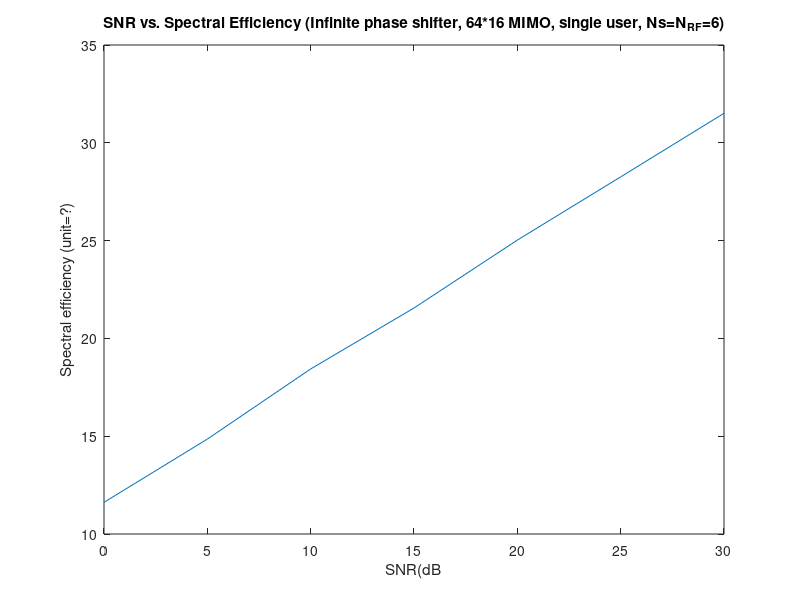
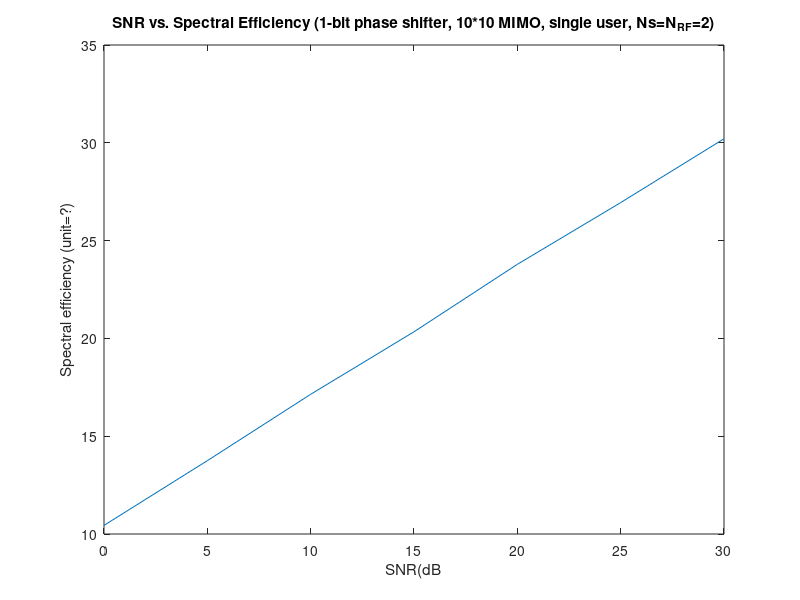

These figures' MATLAB source, in order:
clear;
%% Project 1
N=10; % Number of antennas of the base station | 64 | 10
M=10; % Number of antennas of each user | 16 | 10
K=1; % Number of users
d=2; % Number data streams required by each user | 6 | 2
Ns=K*d; % Number of total data streams
L=15; % Number of paths (paper suggests 15)
SNR=0:5:30;   % -10:2:6 | 0:5:30
tolerance=1e-6;
num_mc=100; %   Number of Monte Carlo trials
phase_list=[1 exp(1j*pi)];
P=10;    % TODO change values to see if any effect

% Complex channel
H=zeros(N,M);   % TODO N*M or M*N?

N_RF=Ns;    % Sec. IV assumes N_RF=Nt_RF=Nr_RF preserves generality
Nt_RF=N_RF;   % Number of transmit RF chains
Nr_RF=N_RF;   % Number of receive RF chains
% NOTE Nt_RF=Nr_RF=N_RF, the total number of RF chains is 2*N_RF which
% satisfies "if the number of RF chains is twice the total number of data streams, the
% hybrid beamforming structure can realize any fully digital beamformer exactly"

% Tx precoder and combiner
V_D=zeros(Nt_RF,Ns);    % (14)    
V_RF=zeros(N,Nt_RF);    % (11)
Vt=V_RF*V_D;
% Rx precoder and combiner
%W_RF=zeros(Ns,Nt_RF);
%W_D=zeros(Nt_RF,N);
%Wt=W_RF*W_D;


R_list=zeros(1,length(SNR));
R_quant_list=zeros(1,length(SNR));

for i_snr=1:length(SNR)
    
    SNR_lin=10^(SNR(i_snr)/10);
    sigma=sqrt(P/SNR_lin);
    R=0;
    R_quant=0;

    for i_mc=1:num_mc
        i_mc
        H=zeros(M,N);
        for l=1:L
            alpha=sqrt(1/2)*(randn(1,1)+1j*randn(1,1));
            phi_r=2*pi*randn(1,1);
            phi_t=2*pi*randn(1,1);
            a_r=transpose(exp(1j*pi*(0:M-1)*sin(phi_r))/sqrt(M));
            a_t=transpose(exp(1j*pi*(0:N-1)*sin(phi_t))/sqrt(N));
            H=H+alpha*a_r*a_t';
        end
        H=sqrt(N*M/L)*H;
        F1=H'*H;
        
        
        %% Part 1: IV.B RF Precoder Design for N_RF=Ns

        % Necessary parameters
        V_RF=ones(N,N_RF);
        V_RF_quant=ones(N,N_RF);

        % Translating algorithm 1 to design V_RF
        not_converge_inf=1;
        not_converge_1bit=1;

        % Convergence loop for infinite phase shifter
        while not_converge_inf
            for j=1:N_RF
                V_RF_noj=V_RF;
                V_RF_noj(:,j)=[];
                C_j=eye(Nr_RF-1,Nr_RF-1)+(SNR_lin/N/N_RF)*V_RF_noj'*F1*V_RF_noj;
                G_j=(SNR_lin/N/N_RF)*F1-(SNR_lin/N/N_RF)^2*F1*V_RF_noj*pinv(C_j)*V_RF_noj'*F1;
                for i=1:N
                    eta_ij=0;
                    for l=1:N
                        if l~=i
                            eta_ij=eta_ij+G_j(i,l)*V_RF(l,j);
                        end
                    end
                    % Infinite phase shifter
                    if eta_ij==0
                        V_RF(i,j)=1;
                    else
                        V_RF(i,j)=eta_ij/abs(eta_ij);
                    end
                end
            end
            % Check convergence
            if abs(abs(V_RF).^2-ones(N,Nr_RF)) < tolerance*ones(N,Nr_RF) 
                not_converge_inf=0;
            end
        end
        
        % Convergence loop for 1-bit phase shifter
        while not_converge_1bit 
            for j=1:N_RF
                V_RF_noj=V_RF;
                V_RF_noj(:,j)=[];
                C_j=eye(Nr_RF-1,Nr_RF-1)+(SNR_lin/N/N_RF)*V_RF_noj'*F1*V_RF_noj;
                G_j=(SNR_lin/N/N_RF)*F1-(SNR_lin/N/N_RF)^2*F1*V_RF_noj*pinv(C_j)*V_RF_noj'*F1;
                for i=1:N
                    eta_ij=0;
                    for l=1:N
                        if l~=i
                            eta_ij=eta_ij+G_j(i,l)*V_RF(l,j);
                        end
                    end
                    % 1-bit resolution phase shifter
                    min_abs_sq=10000;
                    V_RF_quant_min=V_RF(i,j);
                    for i_phase=1:length(phase_list)
                        candidate=abs(phase_list(i_phase)-eta_ij/abs(eta_ij))^2;
                        if candidate<min_abs_sq
                            min_abs_sq=candidate;
                            V_RF_quant_min=phase_list(i_phase);
                        end
                    end
                    V_RF_quant(i,j)=V_RF_quant_min;
                end
            end
            % Check convergence
            if abs(abs(V_RF_quant).^2-ones(N,Nr_RF)) < tolerance*ones(N,Nr_RF) 
                not_converge_1bit=0;
            end
        end
        
    
    
        %% Part 2: IV.A. Digital Precoder Design for N_RF=Ns
        Q=V_RF'*V_RF;
        Q_quant=V_RF_quant'*V_RF_quant;
        Heff=H*V_RF;
        Heff_quant=H*V_RF_quant;
        % NOTE water-filling solution: refer to MIMO.pdf formula 7.11 and above
        [Left,Delta,U_e]=svd(Heff*pinv(sqrtm(Q)));
        [Left_quant,Delta_quant,U_e_quant]=svd(Heff_quant*pinv(sqrtm(Q_quant)));
        % REF https://scicoding.com/water-filling-algorithm-in-depth-explanation/#:~:text=Water%2Dfilling%20is%20a%20generic,in%20a%20technical%20sense%2C%20orthogonal
        % REF https://zhuanlan.zhihu.com/p/502453127
        Delta(N_RF+1:M,:)=[];
        Delta_quant(N_RF+1:M,:)=[];
        N0=sigma^2;    % NOTE MIMO.pdf one line below formula 7.12
        lambda_list=diag(Delta);
        lambda_quant_list=diag(Delta_quant);
        lambda_sq_list=lambda_list.^2;
        lambda_quant_sq_list=lambda_quant_list.^2;
        Nmin=min(Nt_RF,Nr_RF);
        mu=(P+sum(sigma^2/lambda_sq_list))/Nmin;
        mu_quant=(P+sum(sigma^2/lambda_quant_sq_list))/Nmin;
        P_star_list=max(mu-N0/lambda_sq_list,0);
        P_star_quant_list=max(mu_quant-N0/lambda_quant_sq_list,0);
        Gamma_e=diag(P_star_list);
        Gamma_e_quant=diag(P_star_quant_list);
        V_D=inv(sqrtm(Q))*U_e*Gamma_e;
        V_D_quant=inv(sqrtm(Q_quant))*U_e_quant*Gamma_e_quant;
    
    
    
        %% Part 3: Hybrid Combining Design for N_RF=NS
        
        % Necessary parameters
        W_RF=ones(M,N_RF);
        W_RF_quant=ones(M,N_RF);
        Vt=V_RF*V_D;
        Vt_quant=V_RF_quant*V_D_quant;
        F2=H*(Vt)*Vt'*H';
        F2_quant=H*(Vt_quant)*Vt_quant'*H';
    
        % Translating algorithm 1 to design W_RF for infinite phase shifter
        not_converge_inf=1;
        while not_converge_inf
            for j=1:N_RF
                W_RF_noj=W_RF;
                W_RF_noj(:,j)=[];
                big=W_RF_noj'*F2*W_RF_noj;
                C_j=eye(size(big))+(1/M/sigma^2)*big;
                G_j=(1/M/sigma^2)*F2-(1/M/sigma^2)^2*F2*W_RF_noj*pinv(C_j)*W_RF_noj'*F2;
                for i=1:M
                    eta_ij=0;
                    for l=1:M
                        if l~=i
                            eta_ij=eta_ij+G_j(i,l)*W_RF(l,j);
                        end
                    end
                    if eta_ij==0
                        W_RF(i,j)=1;
                    else
                        W_RF(i,j)=eta_ij/abs(eta_ij);
                    end
                end
            end
            % Check convergence
            if abs(abs(W_RF).^2-ones(M,N_RF)) < tolerance*ones(M,N_RF) 
                not_converge_inf=0;
            end
        end

        %  Translating algorithm 1 to design W_RF for 1-bit resolution phase shifter
        not_converge_1bit=1;
        while not_converge_1bit
            for j=1:N_RF
                W_RF_noj_quant=W_RF_quant;
                W_RF_noj_quant(:,j)=[];
                big_quant=W_RF_noj_quant'*F2_quant*W_RF_noj_quant;
                C_j_quant=eye(size(big_quant))+(1/M/sigma^2)*big_quant;
                G_j_quant=(1/M/sigma^2)*F2_quant-(1/M/sigma^2)^2*F2_quant*W_RF_noj_quant*pinv(C_j_quant)*W_RF_noj_quant'*F2_quant;
                for i=1:M
                    eta_ij_quant=0;
                    for l=1:M
                        if l~=i
                            eta_ij_quant=eta_ij_quant+G_j_quant(i,l)*W_RF_quant(l,j);
                        end
                    end
                    if eta_ij_quant==0
                        W_RF_quant(i,j)=1;
                    else
                        W_RF_quant(i,j)=eta_ij_quant/abs(eta_ij_quant);
                    end
                end
            end
            % Check convergence
            if abs(abs(W_RF_quant).^2-ones(M,N_RF)) < tolerance*ones(M,N_RF) 
                not_converge_1bit=0;
            end
        end
    
        % Design W_D
        J=W_RF'*H*(Vt)*Vt'*H'*W_RF+sigma^2*(W_RF')*W_RF;
        J_quant=W_RF_quant'*H*(Vt_quant)*Vt_quant'*H'*W_RF_quant+sigma^2*(W_RF_quant')*W_RF_quant;
        W_D=inv(J)*W_RF'*H*Vt;
        W_D_quant=inv(J_quant)*W_RF_quant'*H*Vt_quant;
        Wt=W_RF*W_D;
        Wt_quant=W_RF_quant*W_D_quant;

        % Spectral efficiency
        R=R+log2(det(eye(M,M)+(Wt*inv(Wt'*Wt)*Wt'*H*Vt*Vt'*H')/sigma^2));
        R_quant=R_quant+log2(det(eye(M,M)+(Wt_quant*inv(Wt_quant'*Wt_quant)*Wt_quant'*H*(Vt_quant)*Vt_quant'*H')/sigma^2));
        
    
        
        %% Part 4: Hybrid Beamforming Design for Ns<N_RF<2*Ns



    end

    R_list(i_snr)=R/num_mc;
    R_quant_list(i_snr)=R_quant/num_mc;

end

% !!! Change the parameters the same as Fig. 2 for this figure
figure;
plot(SNR,R_list);
xlabel("SNR(dB");
ylabel("Spectral efficiency (unit=?)");
title("SNR vs. Spectral Efficiency (Infinite phase shifter, 64*16 MIMO, single user, Ns=N_{RF}=6)");


% !!! Change the parameters the same as Fig. 3 for this figure
figure;
plot(SNR,R_quant_list);
xlabel("SNR(dB");
ylabel("Spectral efficiency (unit=?)");
title("SNR vs. Spectral Efficiency (1-bit phase shifter, 10*10 MIMO, single user, Ns=N_{RF}=2)");



